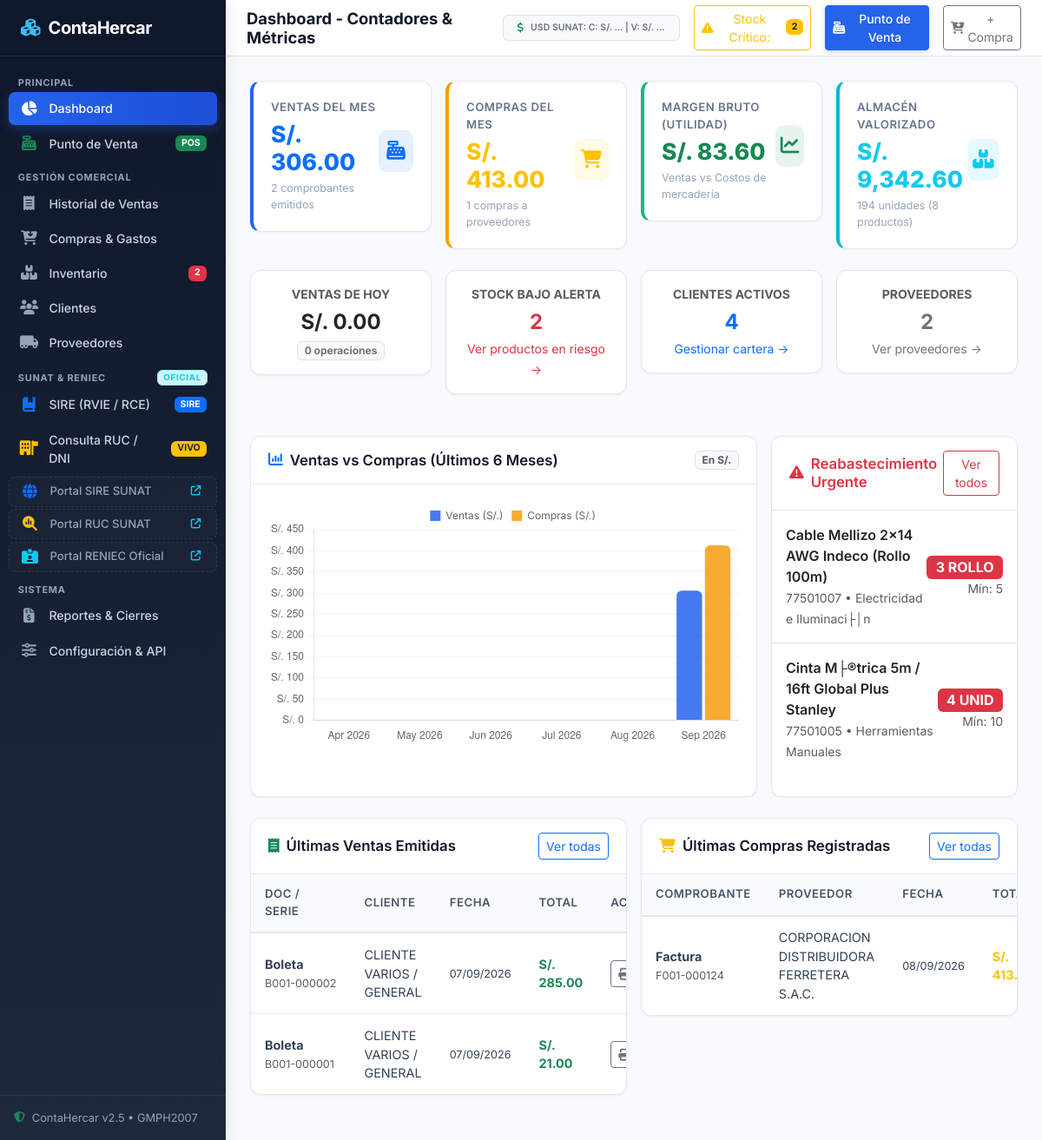
The page / on the database its author committed.
### tables this page shows
CREATE TABLE `configuracion` (
  `id` int(11) NOT NULL AUTO_INCREMENT,
  `nombre_empresa` varchar(150) NOT NULL DEFAULT 'ContaHercar S.A.C.',
  `ruc_empresa` varchar(20) NOT NULL DEFAULT '20601234567',
  `direccion` varchar(255) DEFAULT 'Av. Principal 123, Lima - Per├║',
  `telefono` varchar(50) DEFAULT '+51 987 654 321',
  `email` varchar(100) DEFAULT 'contacto@contahercar.com',
  `moneda_simbolo` varchar(10) DEFAULT 'S/.',
  `moneda_nombre` varchar(30) DEFAULT 'Soles',
  `impuesto_nombre` varchar(20) DEFAULT 'IGV',
  `impuesto_porcentaje` decimal(5,2) DEFAULT 18.00,
  `api_ruc_url` varchar(255) DEFAULT 'https://api.apis.net.pe/v2/sunat/ruc?numero={numero}',
  `api_dni_url` varchar(255) DEFAULT 'https://api.apis.net.pe/v2/reniec/dni?numero={numero}',
  `api_ruc_token` varchar(255) DEFAULT '',
  `api_ruc_provider` varchar(50) DEFAULT 'apisnet',
  `updated_at` timestamp NOT NULL DEFAULT current_timestamp() ON UPDATE current_timestamp(),
  `sire_client_id` varchar(255) DEFAULT '',
  `sire_client_secret` varchar(255) DEFAULT '',
  `sire_usuario_sol` varchar(50) DEFAULT '',
  `sire_clave_sol` varchar(50) DEFAULT '',
  `sire_ambiente` varchar(20) DEFAULT 'beta',
  PRIMARY KEY (`id`)
);

CREATE TABLE `productos` (
  `id` int(11) NOT NULL AUTO_INCREMENT,
  `codigo_barra` varchar(50) NOT NULL,
  `nombre` varchar(150) NOT NULL,
  `categoria_id` int(11) DEFAULT NULL,
  `descripcion` text DEFAULT NULL,
  `precio_compra` decimal(10,2) NOT NULL DEFAULT 0.00,
  `precio_venta` decimal(10,2) NOT NULL DEFAULT 0.00,
  `stock` int(11) NOT NULL DEFAULT 0,
  `stock_minimo` int(11) NOT NULL DEFAULT 5,
  `unidad_medida` varchar(20) DEFAULT 'UNID',
  `estado` tinyint(1) DEFAULT 1,
  `created_at` timestamp NOT NULL DEFAULT current_timestamp(),
  `updated_at` timestamp NOT NULL DEFAULT current_timestamp() ON UPDATE current_timestamp(),
  PRIMARY KEY (`id`),
  UNIQUE KEY `codigo_barra` (`codigo_barra`),
  KEY `categoria_id` (`categoria_id`),
  CONSTRAINT `productos_ibfk_1` FOREIGN KEY (`categoria_id`) REFERENCES `categorias` (`id`) ON DELETE SET NULL
);

CREATE TABLE `categorias` (
  `id` int(11) NOT NULL AUTO_INCREMENT,
  `nombre` varchar(100) NOT NULL,
  `descripcion` text DEFAULT NULL,
  `estado` tinyint(1) DEFAULT 1,
  `created_at` timestamp NOT NULL DEFAULT current_timestamp(),
  PRIMARY KEY (`id`)
);

CREATE TABLE `ventas` (
  `id` int(11) NOT NULL AUTO_INCREMENT,
  `cliente_id` int(11) NOT NULL,
  `tipo_comprobante` varchar(50) DEFAULT 'Boleta',
  `serie` varchar(10) NOT NULL DEFAULT 'B001',
  `correlativo` int(11) NOT NULL,
  `fecha_venta` datetime NOT NULL DEFAULT current_timestamp(),
  `subtotal` decimal(12,2) NOT NULL DEFAULT 0.00,
  `impuesto` decimal(12,2) NOT NULL DEFAULT 0.00,
  `descuento` decimal(12,2) NOT NULL DEFAULT 0.00,
  `total` decimal(12,2) NOT NULL DEFAULT 0.00,
  `metodo_pago` varchar(50) DEFAULT 'Efectivo',
  `estado` varchar(20) DEFAULT 'COMPLETADA',
  `observaciones` text DEFAULT NULL,
  `created_at` timestamp NOT NULL DEFAULT current_timestamp(),
  PRIMARY KEY (`id`),
  KEY `cliente_id` (`cliente_id`),
  CONSTRAINT `ventas_ibfk_1` FOREIGN KEY (`cliente_id`) REFERENCES `clientes` (`id`)
);

CREATE TABLE `clientes` (
  `id` int(11) NOT NULL AUTO_INCREMENT,
  `tipo_doc` varchar(10) NOT NULL DEFAULT 'DNI',
  `num_doc` varchar(20) NOT NULL,
  `nombre_razon_social` varchar(200) NOT NULL,
  `direccion` varchar(255) DEFAULT NULL,
  `telefono` varchar(50) DEFAULT NULL,
  `email` varchar(100) DEFAULT NULL,
  `condicion` varchar(50) DEFAULT 'HABIDO',
  `estado_sunat` varchar(50) DEFAULT 'ACTIVO',
  `created_at` timestamp NOT NULL DEFAULT current_timestamp(),
  PRIMARY KEY (`id`),
  UNIQUE KEY `num_doc` (`num_doc`)
);

CREATE TABLE `compras` (
  `id` int(11) NOT NULL AUTO_INCREMENT,
  `proveedor_id` int(11) NOT NULL,
  `tipo_comprobante` varchar(50) DEFAULT 'Factura',
  `serie_numero` varchar(50) NOT NULL,
  `fecha_compra` date NOT NULL,
  `subtotal` decimal(12,2) NOT NULL DEFAULT 0.00,
  `impuesto` decimal(12,2) NOT NULL DEFAULT 0.00,
  `total` decimal(12,2) NOT NULL DEFAULT 0.00,
  `estado` varchar(20) DEFAULT 'COMPLETADA',
  `observaciones` text DEFAULT NULL,
  `created_at` timestamp NOT NULL DEFAULT current_timestamp(),
  PRIMARY KEY (`id`),
  KEY `proveedor_id` (`proveedor_id`),
  CONSTRAINT `compras_ibfk_1` FOREIGN KEY (`proveedor_id`) REFERENCES `proveedores` (`id`)
);

CREATE TABLE `proveedores` (
  `id` int(11) NOT NULL AUTO_INCREMENT,
  `tipo_doc` varchar(10) NOT NULL DEFAULT 'RUC',
  `num_doc` varchar(20) NOT NULL,
  `razon_social` varchar(200) NOT NULL,
  `contacto` varchar(100) DEFAULT NULL,
  `direccion` varchar(255) DEFAULT NULL,
  `telefono` varchar(50) DEFAULT NULL,
  `email` varchar(100) DEFAULT NULL,
  `estado_sunat` varchar(50) DEFAULT 'ACTIVO',
  `created_at` timestamp NOT NULL DEFAULT current_timestamp(),
  PRIMARY KEY (`id`),
  UNIQUE KEY `num_doc` (`num_doc`)
);

### index.php (the view, shortened to what the rows shown need)
<?php
require_once __DIR__ . '/includes/header.php';
$pdo = getDBConnection();
$stmtUltimasVentas = $pdo->query("SELECT v.*, c.nombre_razon_social as cliente_nombre
    FROM ventas v
    INNER JOIN clientes c ON v.cliente_id = c.id
    ORDER BY v.fecha_venta DESC, v.id DESC LIMIT 5");
$ultimasVentas = $stmtUltimasVentas->fetchAll();
$stmtUltimasCompras = $pdo->query("SELECT c.*, p.razon_social as proveedor_nombre
    FROM compras c
    INNER JOIN proveedores p ON c.proveedor_id = p.id
    ORDER BY c.fecha_compra DESC, c.id DESC LIMIT 5");
$ultimasCompras = $stmtUltimasCompras->fetchAll();
$stmtAlertasStock = $pdo->query("SELECT p.*, c.nombre as categoria_nombre
    FROM productos p
    LEFT JOIN categorias c ON p.categoria_id = c.id
    WHERE p.estado = 1 AND p.stock <= p.stock_minimo
    ORDER BY p.stock ASC LIMIT 5");
$alertasStock = $stmtAlertasStock->fetchAll();
$mesesChart = [];
$ventasChart = [];
$comprasChart = [];
for ($i = 5; $i >= 0; $i--) {
    $time = strtotime("-$i month");
    $mesKey = date('Y-m', $time);
    $mesLabel = date('M Y', $time);
    $mesesChart[] = $mesLabel;
    $ini = $mesKey . '-01 00:00:00';
    $fin = date('Y-m-t 23:59:59', $time);
    $sV = $pdo->prepare("SELECT COALESCE(SUM(total), 0) FROM ventas WHERE estado = 'COMPLETADA' AND fecha_venta BETWEEN ? AND ?");
    $sV->execute([$ini, $fin]);
    $ventasChart[] = (float)$sV->fetchColumn();
    $sC = $pdo->prepare("SELECT COALESCE(SUM(total), 0) FROM compras WHERE estado = 'COMPLETADA' AND fecha_compra BETWEEN ? AND ?");
    $sC->execute([$mesKey . '-01', date('Y-m-t', $time)]);
    $comprasChart[] = (float)$sC->fetchColumn();
}
?>
<div class="row g-3 mb-4">
    <div class="col-12 col-lg-8">
        <div class="card-custom h-100">
            <div class="card-custom-header">
                <h5><i class="fa fa-chart-column text-primary"></i> Ventas vs Compras (Últimos 6 Meses)</h5>
                <span class="badge bg-light text-muted border">En <?= htmlspecialchars($cfg['moneda_simbolo']) ?></span>
            </div>
        </div>
    </div>
    <div class="col-12 col-lg-4">
        <div class="card-custom h-100">
            <div class="card-custom-body p-0">
                <?php if (empty($alertasStock)): ?>
                    <div class="p-4 text-center text-muted">
                        <i class="fa fa-circle-check text-success fs-1 mb-2"></i>
                        <p class="mb-0">Todo el inventario cuenta con stock por encima del mínimo.</p>
                    </div>
                <?php else: ?>
                    <div class="list-group list-group-flush">
                        <?php foreach ($alertasStock as $item): ?>
                            <div class="list-group-item d-flex justify-content-between align-items-center py-3">
                                <div>
                                    <div class="fw-semibold text-dark"><?= htmlspecialchars($item['nombre']) ?></div>
                                    <small class="text-muted"><?= htmlspecialchars($item['codigo_barra']) ?> • <?= htmlspecialchars($item['categoria_nombre'] ?? 'Sin cat.') ?></small>
                                </div>
                                <div class="text-end">
                                    <span class="badge bg-danger fs-6"><?= $item['stock'] ?> <?= htmlspecialchars($item['unidad_medida']) ?></span>
                                    <div class="small text-muted">Mín: <?= $item['stock_minimo'] ?></div>
                                </div>
                            </div>
                        <?php endforeach; ?>
                    </div>
                <?php endif; ?>
            </div>
        </div>
    </div>
</div>
<div class="row g-3">
    <div class="col-12 col-lg-6">
        <div class="card-custom">
            <div class="card-custom-body p-0">
                <div class="table-responsive">
                    <table class="table-custom">
                        <thead>
                            <tr>
                                <th>Doc / Serie</th>
                                <th>Cliente</th>
                                <th>Fecha</th>
                                <th>Total</th>
                                <th>Acción</th>
                            </tr>
                        </thead>
                        <tbody>
                            <?php if (empty($ultimasVentas)): ?>
                                <tr><td colspan="5" class="text-center py-3 text-muted">Aún no hay ventas registradas.</td></tr>
                            <?php else: ?>
                                <?php foreach ($ultimasVentas as $v): ?>
                                    <tr>
                                        <td>
                                            <span class="fw-bold"><?= htmlspecialchars($v['tipo_comprobante']) ?></span><br>
                                            <small class="text-muted"><?= htmlspecialchars($v['serie']) ?>-<?= str_pad($v['correlativo'], 6, '0', STR_PAD_LEFT) ?></small>
                                        </td>
                                        <td><?= htmlspecialchars($v['cliente_nombre']) ?></td>
                                        <td><small><?= formatDate($v['fecha_venta']) ?></small></td>
                                        <td class="fw-bold text-success"><?= formatMoney($v['total']) ?></td>
                                        <td>
                                            <a href="ticket.php?id=<?= $v['id'] ?>" target="_blank" class="btn btn-sm btn-outline-secondary" title="Imprimir Ticket">
                                                <i class="fa fa-print"></i>
                                            </a>
                                        </td>
                                    </tr>
                                <?php endforeach; ?>
                            <?php endif; ?>
                        </tbody>
                    </table>
                </div>
            </div>
        </div>
    </div>
    <div class="col-12 col-lg-6">
        <div class="card-custom">
            <div class="card-custom-body p-0">
                <div class="table-responsive">
                    <table class="table-custom">
                        <thead>
                            <tr>
                                <th>Comprobante</th>
                                <th>Proveedor</th>
                                <th>Fecha</th>
                                <th>Total</th>
                            </tr>
                        </thead>
                        <tbody>
                            <?php if (empty($ultimasCompras)): ?>
                                <tr><td colspan="5" class="text-center py-3 text-muted">Aún no hay compras registradas.</td></tr>
                            <?php else: ?>
                                <?php foreach ($ultimasCompras as $c): ?>
                                    <tr>
                                        <td>
                                            <span class="fw-bold"><?= htmlspecialchars($c['tipo_comprobante']) ?></span><br>
                                            <small class="text-muted"><?= htmlspecialchars($c['serie_numero']) ?></small>
                                        </td>
                                        <td><?= htmlspecialchars($c['proveedor_nombre']) ?></td>
                                        <td><small><?= formatDate($c['fecha_compra']) ?></small></td>
                                        <td class="fw-bold text-warning"><?= formatMoney($c['total']) ?></td>
                                    </tr>
                                <?php endforeach; ?>
                            <?php endif; ?>
                        </tbody>
                    </table>
                </div>
            </div>
        </div>
    </div>
</div>
<script>
document.addEventListener('DOMContentLoaded', function() {
    const ctx = document.getElementById('chartVentasCompras');
    if (!ctx) return;
    new Chart(ctx, {
        type: 'bar',
        data: {
            labels: <?= json_encode($mesesChart) ?>,
            datasets: [
                {
                    label: 'Ventas (<?= $cfg['moneda_simbolo'] ?>)',
                    data: <?= json_encode($ventasChart) ?>,
                    backgroundColor: 'rgba(37, 99, 235, 0.85)',
                    borderRadius: 6,
                    borderWidth: 0
                },
                {
                    label: 'Compras (<?= $cfg['moneda_simbolo'] ?>)',
                    data: <?= json_encode($comprasChart) ?>,
                    backgroundColor: 'rgba(245, 158, 11, 0.85)',
                    borderRadius: 6,
                    borderWidth: 0
                }
            ]
        },
        options: {
            responsive: true,
            maintainAspectRatio: false,
            plugins: {
                legend: {
                    position: 'top',
                    labels: { boxWidth: 12, font: { family: 'Inter', size: 12 } }
                },
                tooltip: {
                    callbacks: {
                        label: function(context) {
                            let label = context.dataset.label || '';
                            if (label) label += ': ';
                            if (context.parsed.y !== null) {
                                label += '<?= $cfg['moneda_simbolo'] ?> ' + context.parsed.y.toLocaleString('es-PE', { minimumFractionDigits: 2 });
                            }
                            return label;
                        }
                    }
                }
            },
            scales: {
                y: {
                    beginAtZero: true,
                    ticks: {
                        callback: function(value) {
                            return '<?= $cfg['moneda_simbolo'] ?> ' + value.toLocaleString();
                        }
                    },
                    grid: { color: '#f1f5f9' }
                },
                x: {
                    grid: { display: false }
                }
            }
        }
    });
});
</script>
<?php include __DIR__ . '/includes/footer.php'; ?>

### rows shown on the page
configuracion: moneda_simbolo "S/."
productos: nombre "Cable Mellizo 2x14 AWG Indeco (Rollo 100m)", codigo_barra "77501007", categoria.nombre "Electricidad e Iluminaci├│n", stock "3", unidad_medida "ROLLO", stock_minimo "5"
productos: nombre "Cinta M├®trica 5m / 16ft Global Plus Stanley", codigo_barra "77501005", categoria.nombre "Herramientas Manuales", stock "4", unidad_medida "UNID", stock_minimo "10"
ventas: tipo_comprobante "Boleta", serie "B001", correlativo "000002", cliente.nombre_razon_social "CLIENTE VARIOS / GENERAL", fecha_venta "07/09/2026", total.moneda_simbolo "S/. 285.00"
ventas: tipo_comprobante "Boleta", serie "B001", correlativo "000001", cliente.nombre_razon_social "CLIENTE VARIOS / GENERAL", fecha_venta "07/09/2026", total.moneda_simbolo "S/. 21.00"
compras: tipo_comprobante "Factura", serie_numero "F001-000124", proveedor.razon_social "CORPORACION DISTRIBUIDORA FERRETERA S.A.C.", fecha_compra "08/09/2026", total.moneda_simbolo "S/.…"

### other values the page prints
$quickCounters['low_stock'] "2"
$pageTitle "Dashboard - Contadores & Métricas"
formatMoney($ventasMes['total']) "S/. 306.00"
$ventasMes['cant'] "2"
formatMoney($comprasMes['total']) "S/. 413.00"
$comprasMes['cant'] "1"
formatMoney($utilidadMes) "S/. 83.60"
formatMoney($invStats['valor_costo']) "S/. 9,342.60"
$invStats['total_unidades'] "194"
$invStats['total_items'] "8"
formatMoney($ventasHoy['total']) "S/. 0.00"
$ventasHoy['cant'] "0"
$invStats['total_stock_bajo'] "2"
$quickCounters['clients'] "4"
$quickCounters['suppliers'] "2"
